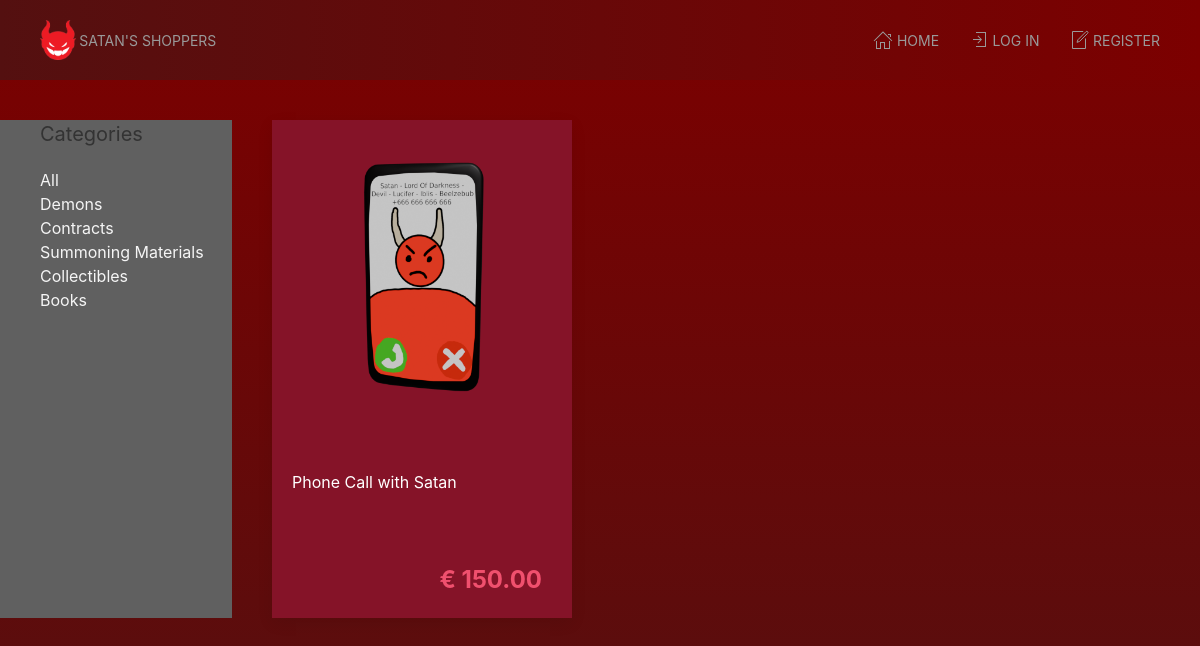
Screenshot of /dev/index.php?category=demons with the database file from the repository.
### tables this page shows
CREATE TABLE `products` (
  `id` int(11) NOT NULL,
  `price` decimal(6,2) NOT NULL,
  `name` varchar(255) NOT NULL,
  `description` varchar(255) NOT NULL,
  `image` varchar(255) NOT NULL,
  `category_id` int(255) NOT NULL
);

### dev/index.php (the view, shortened to what this page needs)
<?php
include_once("templates/head.inc.php");
$category="";
if($_GET['category'] == "demons"){
	$category="1";
}
if($category == ""){
$statement = $conn->prepare("SELECT * FROM products");
$statement->execute();
}
else{
$statement = $conn->prepare("SELECT * FROM products WHERE category_id = ?");
$statement->execute([$category]);
}
$products = $statement->fetchAll(PDO::FETCH_ASSOC);
?>
   <main class="uk-container uk-padding">
      <div class="uk-grid">
         <section class="uk-width-1-5">
            <h4>Categories</h4>
<a class="uk-link-text" href="?category=all">All</a>
<br>
<a class="uk-link-text" href="?category=demons">Demons</a>
<br>
<a class="uk-link-text" href="?category=contracts">Contracts</a>
<br>
<a class="uk-link-text" href="?category=materials">Summoning Materials</a>
<br>
<a class="uk-link-text" href="?category=collectibles">Collectibles</a>
<br>
<a class="uk-link-text" href="?category=books">Books</a>
         </section>
         <section class="uk-width-4-5">
            <div class="uk-flex uk-flex-home uk-flex-wrap">
            <?php foreach($products as $product): ?>
               <a class="product-card uk-card uk-card-home uk-card-default uk-card-small uk-card-hover"
                  href="product.php?id=<?= $product['id'] ?>">
                  <div class="uk-card-media-top uk-align-center">
                     <img src="<?= 'img/' . $product['image'] ?>" alt="" class="product-image uk-align-center">
                  </div>
                  <div class="uk-card-body uk-card-body-home">
                     <p class="product-card-p"><?= $product['name'] ?></p>
                     <p class="product-card-p uk-text-large uk-text-bold uk-text-danger uk-text-right">
                     &euro; <?= $product['price'] ?>
                     </p>
                  </div>
               </a>
            <?php endforeach; ?>
         </section>
<?php
include_once("templates/foot.inc.php");

### dev/css/style.css (style rules this page uses)
.product-image { width: 300px; height: 300px; }
.product-card, .product-card-p { text-decoration: none !important; color: #666; background-color: #760a1e; }
.uk-card-home, .uk-card-body-home { width: 300px; }
.uk-card-body-home > p { max-width: 250px; }
.uk-card-body-home > p:first-child { min-height: 72px; }
.uk-flex-home, .uk-cart-gap, .uk-card-body-gap { gap: 1rem; }
.product-card-p { background-color: #851328; color:white; }
.product-card { background-color: #851328; }

### rows the page displays
products: image (picture), name "Phone Call with Satan", price "150.00"
